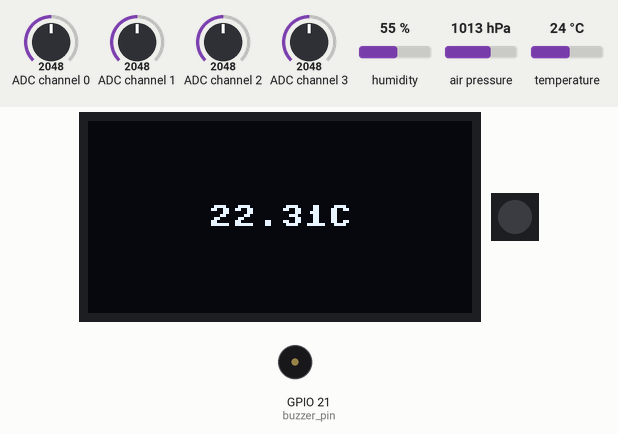
Simulated run of this program. Board: ESP32 board running MicroPython. Shown: 128×64 one-colour display, 1 RGB LEDs in strip order, left to right, buzzer (waves = sounding). Inputs (shaded band) come from the test bench; at power-on: ADC channel 0 = 2048, ADC channel 1 = 2048, ADC channel 2 = 2048, ADC channel 3 = 2048, humidity 55 %, air pressure 1013 hPa, temperature 24 °C (analog values on the 0–4095 scale). WiFi joins after 1.5 s; no MQTT or app messages arrive unless stated; library files of the repository ran but are not shown: bme280.py, sh1106.py; what the program prints to the serial console is not drawn.

Above: at 4.4 s.
4.5 s: ADC channel 0 set to 3554
8.4 s: ADC channel 0 set to 3637
At 10.0 s:
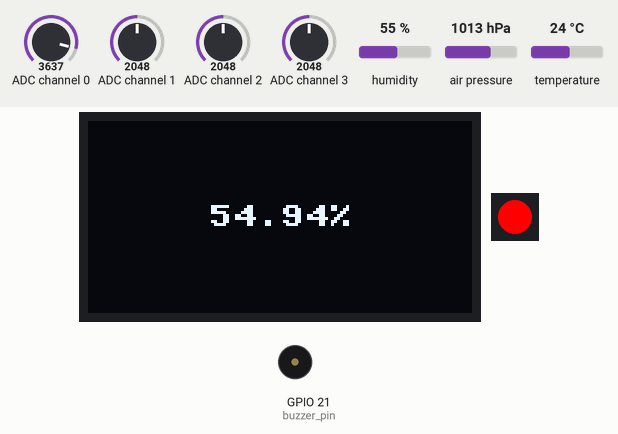
12.1 s: ADC channel 1 set to 3568
16.2 s: ADC channel 1 set to 3632
At 18.1 s:
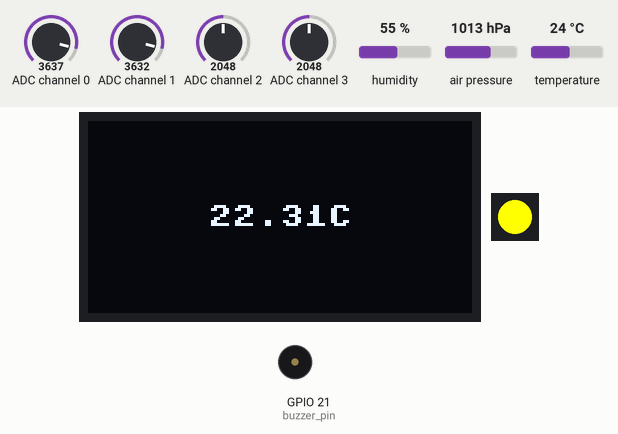
20.3 s: ADC channel 0 set to 122
At 22.6 s:
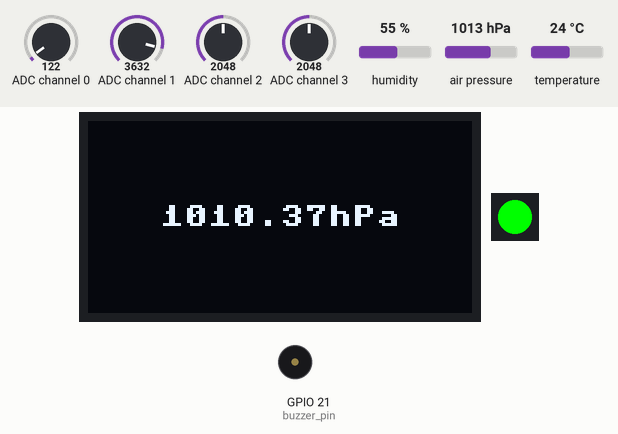
24.4 s: ADC channel 1 set to 122
At 25.4 s:
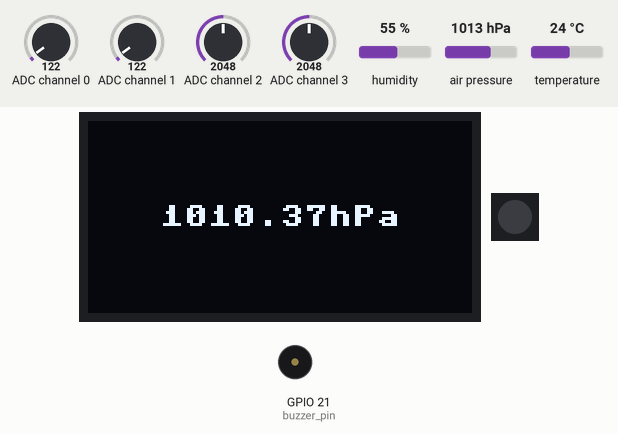
Timing chart, 0 to 27.4 s (numbered marks = the images above; inputs shaded):
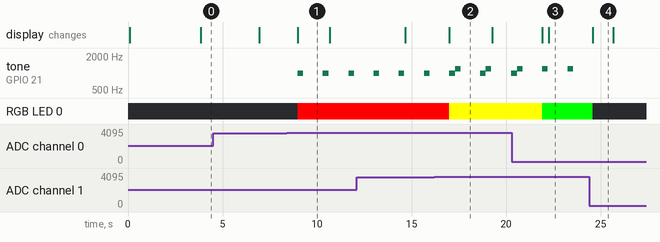

Measured:
- the behaviour switches between 3602 and 3603 on ADC channel 0 (found by bisection; images 0 and 1)
- the behaviour switches between 3602 and 3603 on ADC channel 1 (found by bisection; images 1 and 2)
- after the input at 8.4 s, tone on GPIO 21 (buzzer_pin): alternates 1000 Hz for 0.30 s and silent for 1.0 s, starting after 0.58 s
- after the input at 24.4 s, tone on GPIO 21 (buzzer_pin): stops changing and stays silent
- what the display in image 1 shows lasts 1.7 s, from 9.0 s to 10.7 s
- what the display in image 2 shows lasts 2.3 s, from 17.0 s to 19.3 s
- what the display in image 4 shows lasts 1.1 s, from 24.6 s to 25.7 s

The program:

mainMQTT.py
```python
# main.py
import time
import machine
import bme280
from neopixel import NeoPixel  # Library for controlling the RGB LED
import sh1106  # Using the SH1106 driver for your OLED
import mqtt_connection  # Import the MQTT connection module

# --- SPI SETUP for the MCP3008 ADC ---
spi = machine.SPI(
    1,  # Using HSPI
    baudrate=1_000_000,
    polarity=0,
    phase=0,
    sck=machine.Pin(6),  # SPI clock
    mosi=machine.Pin(5),  # Master-Out Slave-In
    miso=machine.Pin(7)   # Master-In Slave-Out
)
cs = machine.Pin(4, machine.Pin.OUT)
cs.value(1)  # Deselect the MCP3008

# --- Buzzer (Active Speaker) SETUP ---
buzzer_pin = machine.Pin(21, machine.Pin.OUT)
buzzer = machine.PWM(buzzer_pin)
buzzer.duty(0)

def beep(frequency=2000, duration=0.1):
    """
    Plays a beep sound at the given frequency and duration.
    """
    buzzer.freq(frequency)
    buzzer.duty(512)  # 50% duty cycle
    time.sleep(duration)
    buzzer.duty(0)    # Turn off the buzzer

def read_mcp3008(channel):
    """
    Reads the MCP3008 ADC on the specified channel (0-7)
    and returns a 10-bit value.
    """
    buf = bytearray(3)
    buf[0] = 0x01  # Start bit
    buf[1] = (0x08 + channel) << 4  # Channel selection + config
    buf[2] = 0x00  # Placeholder

    cs.value(0)  # Select the MCP3008
    spi.write_readinto(buf, buf)
    cs.value(1)  # Deselect the MCP3008

    result = ((buf[1] & 0x03) << 8) | buf[2]
    return result

# --- I2C SETUP for the BME280 sensor ---
i2c = machine.I2C(0, sda=machine.Pin(2), scl=machine.Pin(3), freq=400000)
print("I2C scan:", i2c.scan())
bme = bme280.BME280(i2c=i2c)

# --- Display (SH1106) SETUP ---
display = sh1106.SH1106_I2C(128, 64, i2c, addr=0x3C)
display.fill(0)
display.show()

# --- RGB LED SETUP ---
led_pin = machine.Pin(8, machine.Pin.OUT)
led = NeoPixel(led_pin, 1)

def set_led_color(red, green, blue):
    led[0] = (red, green, blue)
    led.write()

# --- Motion Sensor SETUP ---
# Using a pull-up resistor; for this sensor active LOW means motion detected.
motion_sensor = machine.Pin(22, machine.Pin.IN, machine.Pin.PULL_UP)

# --- Variables for display update and motion control ---
display_state = 0  # 0: Temperature, 1: Humidity, 2: Pressure
last_display_update = time.ticks_ms()
last_motion_time = 0  # Timestamp of the last motion event
DISPLAY_TIMEOUT = 10000  # Display remains on for 10 seconds after motion stops (in ms)
THRESHOLD = 900  # ADC threshold for LED control

def update_display(message):
    display.fill(0)
    # Center the text (assuming an 8x8 pixel font)
    x = (128 - len(message) * 8) // 2
    y = (64 - 8) // 2
    display.text(message, x, y)
    display.show()

# --- MQTT Setup ---
# Define your topics here in the main file.
#TOPIC_ADC    = b"home/esp32/adc"
TOPIC_TEMP   = b"home/esp32/temp"
TOPIC_HUM    = b"home/esp32/hum"
TOPIC_PRESS  = b"home/esp32/press"
TOPIC_STATUS = b"home/esp32/status"

# Connect to WiFi and MQTT broker
mqtt_connection.connect_wifi()
mqtt_client = mqtt_connection.mqtt_connect()

# Publish an initial status message
if mqtt_client:
    mqtt_connection.publish_data(mqtt_client, TOPIC_STATUS, b"ESP32 Test Online")

while True:
    current_time = time.ticks_ms()

    # Check for motion; if motion is detected, update last_motion_time.
    # With pull-up configuration, a value of 0 means motion.
    if motion_sensor.value() == 1:
        last_motion_time = current_time
        print("Motion detected!")

    # Read ADC values from MCP3008 (pressure sensors)
    adc0 = read_mcp3008(0)
    adc1 = read_mcp3008(1)
    adc2 = read_mcp3008(2)
    adc3 = read_mcp3008(3)
    print("ADC Values:", adc0, adc1, adc2, adc3)

    # Calculate LED color based on ADC readings
    red = 255 if (adc0 >= THRESHOLD or adc3 >= THRESHOLD) else 0
    green = 255 if (adc1 >= THRESHOLD or adc3 >= THRESHOLD) else 0
    blue = 255 if (adc2 >= THRESHOLD) else 0
    set_led_color(red, green, blue)

    # Check each pressure sensor and play a unique sound if triggered
    if adc0 >= THRESHOLD:
        beep(frequency=1000, duration=0.3)  # Sound for sensor 0
    if adc1 >= THRESHOLD:
        beep(frequency=1200, duration=0.3)  # Sound for sensor 1
    if adc2 >= THRESHOLD:
        beep(frequency=1400, duration=0.3)  # Sound for sensor 2
    if adc3 >= THRESHOLD:
        beep(frequency=1600, duration=0.3)  # Sound for sensor 3

    # Read sensor values from BME280 (temperature, pressure, humidity)
    sensor_values = bme.values
    # bme.values returns a tuple of strings: (temperature, pressure, humidity)
    temperature, pressure, humidity = sensor_values
    print("BME280 Values:", temperature, pressure, humidity)

    # Publish BME280 sensor data every second via MQTT
    if mqtt_client:
        mqtt_connection.publish_data(mqtt_client, TOPIC_TEMP, temperature.encode())
        mqtt_connection.publish_data(mqtt_client, TOPIC_HUM, humidity.encode())
        mqtt_connection.publish_data(mqtt_client, TOPIC_PRESS, pressure.encode())
        mqtt_connection.publish_data(mqtt_client, TOPIC_STATUS, b"Online")
        # If desired, you could also publish ADC values:
        #mqtt_connection.publish_data(mqtt_client, TOPIC_ADC, str(adc0).encode())

    # Check if the display should remain on (i.e. if motion was detected within the last 10 seconds)
    if time.ticks_diff(current_time, last_motion_time) < DISPLAY_TIMEOUT:
        # Display is on: update the display every 3 seconds
        if time.ticks_diff(current_time, last_display_update) >= 3000:
            if display_state == 0:
                message = temperature
            elif display_state == 1:
                message = humidity
            elif display_state == 2:
                message = pressure
            update_display(message)
            display_state = (display_state + 1) % 3
            last_display_update = current_time
    else:
        # No recent motion: clear the display (turn it off)
        display.fill(0)
        display.show()

    time.sleep(1)
```

mqtt_connection.py
```python
# mqtt_connection.py
import network
import time
from umqtt.simple import MQTTClient

# WiFi Credentials
SSID = "Two Girls One Router"
PASSWORD = "Pommesgesichter"

# MQTT Broker details
MQTT_BROKER = "192.168.178.113"  # Replace with your Home Assistant IP
CLIENT_ID = "esp32-test"
MQTT_PORT = 1883
MQTT_USER = "SmartCarpet"      # If needed
MQTT_PASS = "smartcarpet"      # If needed


def connect_wifi():
    wlan = network.WLAN(network.STA_IF)
    wlan.active(True)
    if not wlan.isconnected():
        print("Connecting to WiFi...")
        wlan.connect(SSID, PASSWORD)
        while not wlan.isconnected():
            time.sleep(0.5)
    print("WiFi connected. IP:", wlan.ifconfig()[0])
    return wlan

def mqtt_connect():
    """
    Creates and connects an MQTT client.
    Returns the connected client or None if connection fails.
    """
    client = MQTTClient(CLIENT_ID, MQTT_BROKER, port=MQTT_PORT, user=MQTT_USER, password=MQTT_PASS)
    try:
        client.connect()
        print("Connected to MQTT broker:", MQTT_BROKER)
    except Exception as e:
        print("MQTT connection failed:", e)
        client = None
    return client

def publish_data(client, topic, payload):
    """
    Publishes data to a given topic using the provided MQTT client.
    Topics and payloads are passed from the main file.
    """
    if client:
        try:
            client.publish(topic, payload)
            # Uncomment the following line for debugging if desired:
            # print("Published to topic:", topic, "Payload:", payload)
        except Exception as e:
            print("Failed to publish:", e)
    else:
        print("MQTT client is not connected. Data not published.")

# This part is for getting the Information back from SmartHome
received_temperature = None
received_transport_info = None


def mqtt_subscribe(client):
    """Subscribe to Home Assistant topics and handle received messages."""
    topics = [b"esp32c6/wetter", b"esp32c6/transport"]  # Added transport topic

    def message_callback(topic, msg):
        topic_str = topic.decode()
        msg_decoded = msg.decode()

        if topic_str == "esp32c6/wetter":
            process_temperature_message(msg_decoded)
        elif topic_str == "esp32c6/transport":
            process_transport_message(msg_decoded)

    client.set_callback(message_callback)

    for topic in topics:
        client.subscribe(topic)
        print("Subscribed to topic:", topic.decode())


def process_temperature_message(msg):
    """Process received MQTT messages and store the temperature."""
    global received_temperature  # Use the global variable
    try:
        received_temperature = float(msg)  # Convert message to float
        print("Received temperature:", received_temperature)
    except ValueError:
        print("Received non-numeric message, ignoring.")

def process_transport_message(msg):
    """Process received transport messages and store the time."""
    global received_transport_info
    try:
        received_transport_info = msg  # Store as a string
        print("Received transport info:", received_transport_info)
    except ValueError:
        print("Received non-numeric transport time, ignoring.")
```
